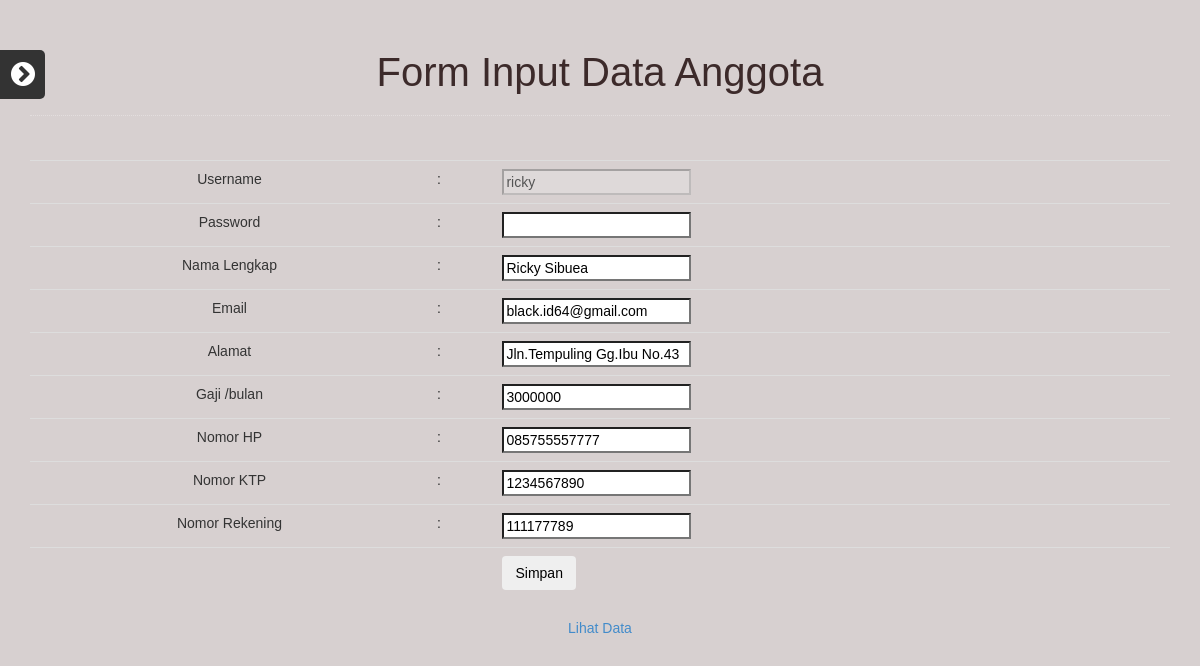
/edit_member.php?id=1, run on the app's committed database.
### tables this page shows
CREATE TABLE IF NOT EXISTS `users` (
  `user_id` int(4) NOT NULL AUTO_INCREMENT,
  `username` varchar(20) NOT NULL,
  `password` varchar(50) NOT NULL,
  `email` varchar(100) NOT NULL,
  `fullname` varchar(100) NOT NULL,
  `jen_kel` enum('Laki-laki','Perempuan') NOT NULL,
  `alamat` varchar(100) NOT NULL,
  `gaji` varchar(10) NOT NULL,
  `no_hp` varchar(12) NOT NULL,
  `no_ktp` varchar(20) NOT NULL,
  `no_rek` varchar(20) NOT NULL,
  PRIMARY KEY (`user_id`)
);

### edit_member.php (the view, shortened to what this page needs)
<!doctype html>
<html lang="en">
<head>
	<link rel="stylesheet" type="text/css" href="css/reset.css">
	<link rel="stylesheet" type="text/css" href="css/bootstrap.css">
	<link rel="stylesheet" href="fontawsome/font-awesome.css">
	<link rel="stylesheet" type="text/css" href="css/a.css">
</head>
<body>
		<?php
		include "nav.php";
		?>
		<div class="container">
				<div class="row">
						<div class="col-md-12  page_header">
								<h3><center><font color="#3C2A2A">Form Input Data Anggota</font></center></h3>
								<hr>
						</div>
				</div>
				<div class="row">
					<div class="col-md-12">
						<font face="verdana,arial" size=-1>
						<center>
															<?php
																$id = $_GET['id'];
																$query = mysql_query("select * from users where user_id='$id'") or die(mysql_error());
																$data = mysql_fetch_array($query);
															?>
															 <form name="update_data" action="update.php" method="post">
																<table class="table table-responsive table-key-value pull-center">
																	<tbody>
																		<tr>
																			<td><font face="verdana,arial" size=-3><center>Username</center></font></td>
																			<td>:</td>
																			<td><input type="text" name="username" maxlength="20" required="required" value="<?php echo $data['username']; ?>" disabled /></td>
																		</tr>
																		<tr>
																			<td><font face="verdana,arial" size=-3><center>Password</center></font></td>
																			<td>:</td>
																			<td><input type="password" name="password" maxlength="20" required="required"  /></td>
																		</tr>
																		<tr>
																			<td><font face="verdana,arial" size=-3><center>Nama Lengkap</center></font></td>
																			<td>:</td>
																			<td><input type="text" name="fullname" maxlength="100" required="required" value="<?php echo $data['fullname']; ?>" /></td>
																		</tr>
																		<tr>
																			<td><font face="verdana,arial" size=-3><center>Email</center></font></td>
																			<td>:</td>
																			<td><input type="email" name="email" required="required" value="<?php echo $data['email']; ?>" /></td>
																		</tr>
																		<tr>
																			<td><font face="verdana,arial" size=-3><center>Alamat</center></font></td>
																			<td>:</td>
																			<td><input type="text" name="alamat" required="required" value="<?php echo $data['alamat']; ?>" /></td>
																		</tr>
																		<tr>
																			<td><font face="verdana,arial" size=-3><center>Gaji /bulan</center></font></td>
																			<td>:</td>
																			<td><input type="text" name="gaji" required="required" value="<?php echo $data['gaji']; ?>" /></td>
																		</tr>
																		<tr>
																			<td><font face="verdana,arial" size=-3><center>Nomor HP</center></font></td>
																			<td>:</td>
																			<td><input type="text" name="no_hp" maxlength="14" required="required" value="<?php echo $data['no_hp']; ?>" /></td>
																		</tr>
																		<tr>
																			<td><font face="verdana,arial" size=-3><center>Nomor KTP</center></font></td>
																			<td>:</td>
																			<td><input type="text" name="no_ktp" maxlength="14" required="required" value="<?php echo $data['no_ktp']; ?>" /></td>
																		</tr>
																		<tr>
																			<td><font face="verdana,arial" size=-3><center>Nomor Rekening</center></font></td>
																			<td>:</td>
																			<td><input type="text" name="no_rek" maxlength="14" required="required" value="<?php echo $data['no_rek']; ?>" /></td>
																		</tr>
																		<tr>
																			<td></td><td><td align="right" colspan="3"><input type="submit" name="submit" value="Simpan" class="btn"/></td>
																		</tr>
																	</tbody>
																</table>
															</form>
															<a href="add_member.php">Lihat Data</a>
					</div>
				</div>
		</div>
</body>
</html>

### css/a.css (style rules this page uses)
body { background: url(../img/) no-repeat fixed; background-size:100% 100%; background-color:#D7D0D0; }
.page_header { height: 160px; padding-top: 30px; }
.page_header h3 { color: #fff; font:normal 40px Arial; }
.page_header hr { border:0; border-bottom: 1px dotted #fff; opacity: .3; }

### data on the page
users: username "ricky", fullname "Ricky Sibuea", email "black.id64@gmail.com", alamat "Jln.Tempuling Gg.Ibu No.43", gaji "3000000", no_hp "085755557777", no_ktp "1234567890", no_rek "111177789"
